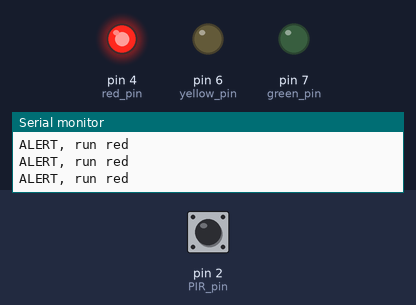
Bench run of a sketch on a simulated Arduino Uno, built with avr-gcc and run on an emulated ATmega328P. Shown: output pins drawn as LEDs (lit = HIGH), the last lines printed to the serial monitor. Dashed ring = blinking. The test bench sets the inputs (shaded band); at power-on: pin 2 (PIR_pin) HIGH.

Above: at 11.2 s.
11.3 s: pin 2 (PIR_pin) driven LOW
At 12.2 s:
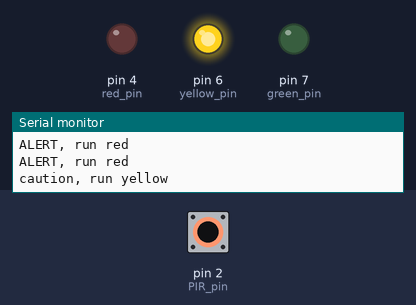
12.8 s: pin 2 (PIR_pin) driven HIGH
At 13.9 s:
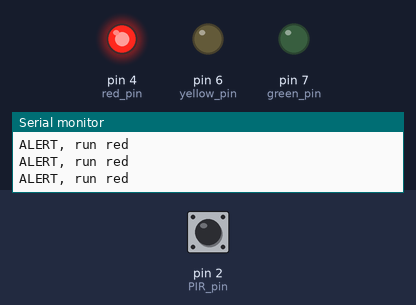
15.8 s: pin 2 (PIR_pin) pulsed LOW 2 times (0.12 s each, 0.3 s apart)
At 16.02 s:
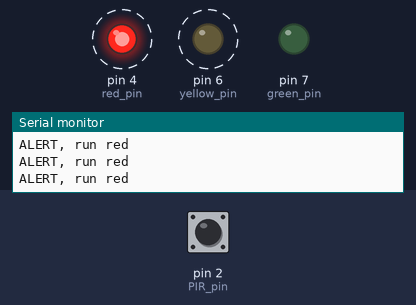
19.4 s: pin 2 (PIR_pin) pulsed LOW 5 times (0.12 s each, 0.3 s apart)
At 21.8 s:
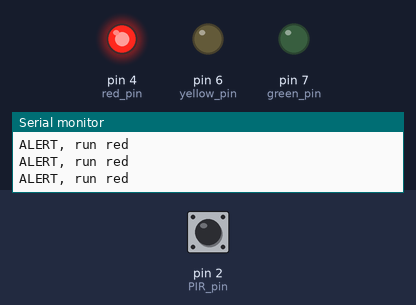
Timing chart, 0 to 23.3 s (numbered marks = the images above; inputs shaded):
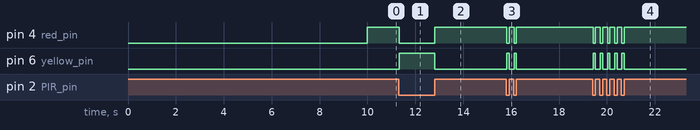

The sketch:

traffic_light.ino
```cpp
int green_pin=7; //relay1
int yellow_pin=6;//relay2
//int red_pin=5;   //relay3
int red_pin=4; //relay4
int PIR_pin=2;

int loop_delay=10; //milliseconds
int relay_delay=10; //milliseconds
int warning_time=1;  //seconds
int caution_time=warning_time+7; //seconds

float distance;
float min_distance=2;  //inches
float max_distance=80;//25; //inches

long cautionMillis=-10000;
bool already_green=false;
bool already_yellow=false;
bool PIR_status;

void setup()
{
  Serial.begin(9600);
  pinMode(green_pin, OUTPUT);
  pinMode(yellow_pin, OUTPUT);
  pinMode(red_pin, OUTPUT);
  pinMode(PIR_pin, INPUT);
  delay(10*1000);
}

void loop()
{
//  delay(loop_delay);
  unsigned long currentMillis=millis();
  PIR_status=PIR_sense(PIR_pin);

  if (PIR_status==HIGH) //if someone present, go red
  {
    Serial.print("ALERT, run red");
    Serial.println();
    already_green=false;
    already_yellow=false;
    red();
    cautionMillis=currentMillis;
  }

  else //if no one present, go yellow for a while, then green
  {
    if (currentMillis-cautionMillis < (caution_time*1000)) //if within caution time, go yellow
    {
      already_green=false;

      if (already_yellow==false)
      {
        Serial.print("caution, run yellow");
        Serial.println();
        yellow();
        already_yellow=true;
      }
    }
    else //if completed caution time without new alert, go yellow
    {
      already_yellow=false;
      if (already_green==false)
      {
        Serial.print("clear, run green");
        Serial.println();
        green();
        already_green=true;
      }
    }
  }
}


int green(){  //triggers green, turns off others
  LED_on(green_pin);
  LED_off(yellow_pin);
  LED_off(red_pin);
  delay(relay_delay);
}
int yellow(){  //triggers yellow, turns off others
  LED_off(green_pin);
  LED_on(yellow_pin);
  LED_off(red_pin);
  delay(relay_delay);
}
int red(){  //triggers red, turns off others
  LED_off(green_pin);
  LED_off(yellow_pin);
  LED_on(red_pin);
  delay(relay_delay);
}
int LED_on(int pin){
  digitalWrite(pin,HIGH);
}
int LED_off(int pin){
  digitalWrite(pin,LOW);
}
bool PIR_sense(int pin){
  int PIR_;
  PIR_=digitalRead(pin);
  return PIR_;
}
```

Measured:
- after the input at 11.3 s, pin 4 (red_pin): HIGH → LOW at once; pin 6 (yellow_pin): LOW → HIGH at once
- after the input at 12.8 s, pin 4 (red_pin): LOW → HIGH at once; pin 6 (yellow_pin): HIGH → LOW at once
- after the input at 15.8 s, pin 4 (red_pin): alternates HIGH for 0.20 s and LOW for 0.10 s, 4 changes in all, then stays HIGH, starting at once; pin 6 (yellow_pin): alternates HIGH for 0.10 s and LOW for 0.20 s, 4 changes in all, then stays LOW, starting at once
- after the input at 19.4 s, pin 4 (red_pin): alternates HIGH for 0.20 s and LOW for 0.10 s, 10 changes in all, then stays HIGH, starting at once; pin 6 (yellow_pin): alternates HIGH for 0.10 s and LOW for 0.20 s, 10 changes in all, then stays LOW, starting at once
